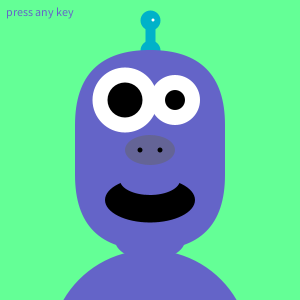
Frame 1 (no input)
Frame 60 (the mouse pressed at the canvas centre just before this capture): identical to frame 1, image omitted
Frame 120 (the mouse held since frame 60 and released just before this capture): identical to frame 1, image omitted

The Processing sketch that drew this single still picture (run headless with seeded random() and noise(); from frame 60 on, the mouse is pressed at the canvas centre):

// Processing sketch: processing_135435
// ── processing_135435.pde

boolean flipFlop = false;
String keyPrompt = "press any key";
//arrays
float eyeBallDiamLeft[] = {20, 40};
float eyeBallDiamRight[] = {20, 40};
float pupilLeft[] = {5,10};
float pupilRight[] = {5,10};
float mouthWidth[] = {10,110};
float mouthCover[] = {10,110};
float bodyColor[] = {0, 255, 0, 255, 0, 255};
float noseColor[] = {0, 255, 0, 255, 0, 255};
float antennaColor[] = {0, 255, 0, 255, 0, 255};
float headWidth[] = {100, 300};
float bodyWidth[] = {200, 400};

//default
float _eyeBallDiamLeft = 65;
float _eyeBallDiamRight = 50;
float _pupilLeft = 35;
float _pupilRight = 20;
float _mouthWidth = 90;
float _mouthCover = 60;
float _bodyColorA = 100;
float _bodyColorB = 100;
float _bodyColorC = 200;
float _noseColorA = 100;
float _noseColorB = 100;
float _noseColorC = 150;
float _antennaColorA = 0;
float _antennaColorB = 178;
float _antennaColorC = 201;
float _headWidth = 150;
float _bodyWidth = 200;

void setup(){
  size(300, 300);
  background(100, 300, 150);
  textSize(12);
}

void draw(){
  makeFace();
  smooth();
  text(keyPrompt,-145,-135);
}


void keyPressed(){
  _eyeBallDiamLeft = random(eyeBallDiamLeft[0], eyeBallDiamLeft[1]);
  _eyeBallDiamRight = random(eyeBallDiamRight[0], eyeBallDiamRight[1]);
  _pupilLeft = random(pupilLeft[0], pupilLeft[1]);
  _pupilRight = random(pupilRight[0], pupilRight[1]);
  _mouthWidth = random(mouthWidth[0], mouthWidth[1]);
  _mouthCover = random(mouthCover[0], mouthCover[1]);
  _bodyColorA = random(bodyColor[0], bodyColor[1]);
  _bodyColorB = random(bodyColor[2], bodyColor[3]);
  _bodyColorC = random(bodyColor[4], bodyColor[5]);
  _noseColorA= random(noseColor[0], noseColor[1]);
  _noseColorB= random(noseColor[2], noseColor[3]);
  _noseColorC= random(noseColor[4], noseColor[5]);
  _antennaColorA = random(antennaColor[0], antennaColor[1]);
  _antennaColorB = random(antennaColor[2], antennaColor[3]);
  _antennaColorC = random(antennaColor[4], antennaColor[5]);
  _headWidth = random(headWidth[0], headWidth[1]);
  _bodyWidth = random(bodyWidth[0], bodyWidth[1]);
  
  keyPrompt = ("");
}


void makeFace(){
  background(100,300,150);
  noStroke();
  rectMode(CENTER);
  translate(150,150);
  
//body
fill(_bodyColorA, _bodyColorB, _bodyColorC);
ellipse(0, 200, _bodyWidth, 200);


//hair
stroke(_antennaColorA, _antennaColorB, _antennaColorC);
strokeWeight(10);
line(0, -130, 0, -100);
fill(0, 178, 201);
ellipse(0, -100, 10, 10);
ellipse(0, -130, 10, 10);
fill(255);
ellipse(3, -130, 3, 3);


//head
rectMode(CENTER);
fill(_bodyColorA, _bodyColorB, _bodyColorC);
noStroke();
rect(0, 0, _headWidth, 200, 100);
ellipse(0, 90, 70, 40);


//eyes
fill(255);
ellipse(-25, -50, _eyeBallDiamLeft, _eyeBallDiamLeft);
ellipse(25, -50, _eyeBallDiamRight, _eyeBallDiamRight);
fill(0);
ellipse(-25, -50, _pupilLeft, _pupilLeft);
ellipse(25, -50, _pupilRight, _pupilRight);


//nose
fill(_noseColorA, _noseColorB, _noseColorC);
ellipse(0, 0, 50, 30);
fill(0);
ellipse(-10, 0, 5, 5);
ellipse(10, 0, 5, 5);


//mouth
fill(0);
ellipse(0, 50, _mouthWidth, 45);
fill(_bodyColorA, _bodyColorB, _bodyColorC);
ellipse(0, 30, _mouthCover, 30);
}
